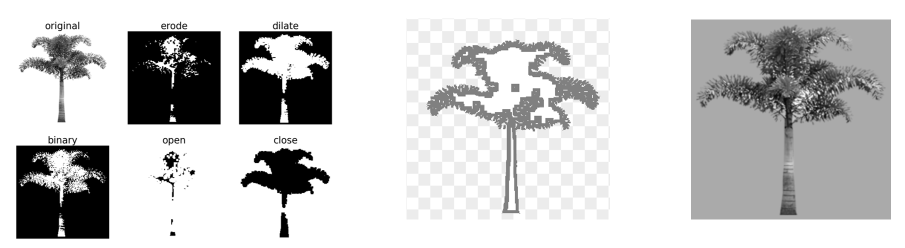
#> input picture img.png, 1810 x 496 px (shown at 1/2 size); its folder holds only this picture in this run
$ python pic_add_background_color.py
#> lines starting #> are read from the running program, lines starting #| are printed output that depends on the picture
# python script
# -*- coding: utf-8
"""
@author: Wanru Li
@contact: wliwanru@gmail.com
@create: 2022/4/21-16:17
"""

import os
import glob
import numpy as np
import cv2
import matplotlib.pyplot as plt
import numpy as np
from PIL import Image


def show(img):
    cv2.imshow('img', img)
    cv2.waitKey(0)
    cv2.destroyAllWindows()


work_dir = r'C:\Users\PKU\Desktop\white_bg_imgs\bg_removed'
os.chdir(work_dir)

pic_list = [f for f in glob.glob(r"*.png")]

fill_color = (170, 170, 170)
filled_folder = 'gray_170'

new_folder = r'{}'.format(filled_folder)
try:
    os.mkdir(new_folder)
except:
    print('new folder already exists! ')

for idx_pic_name in range(len(pic_list)):
    i_pic_name = pic_list[idx_pic_name]
    out_pic_name = i_pic_name[-7:-4]

    img = Image.open(i_pic_name).convert("RGBA")
#> img is the input picture: PIL image 1810x496 RGBA; mean R, G, B, A 202.2, 202.2, 202.2, 255
    background = Image.new(img.mode[:-1], img.size, fill_color)
#> background: PIL image 1810x496 RGB; every value is 170
    background.paste(img, img.split()[-1])  # omit transparency
    img = background
    img.convert("RGB").save(fr'.\{new_folder}\{out_pic_name}.tif')
    cv2img = np.array(img)

    new_img = cv2.resize(cv2img, (224, 224), interpolation=cv2.INTER_AREA)
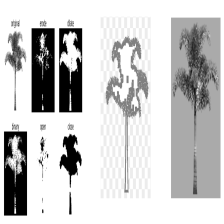
#> new_img: shape (224, 224, 3); min 0, max 255, mean 202.2
    cv2.imwrite(fr'.\{new_folder}\{out_pic_name}.tif', new_img)

print('finished! ')
# cv2.imshow('img', new_img)
# cv2.waitKey(0)
# cv2.destroyAllWindows()
